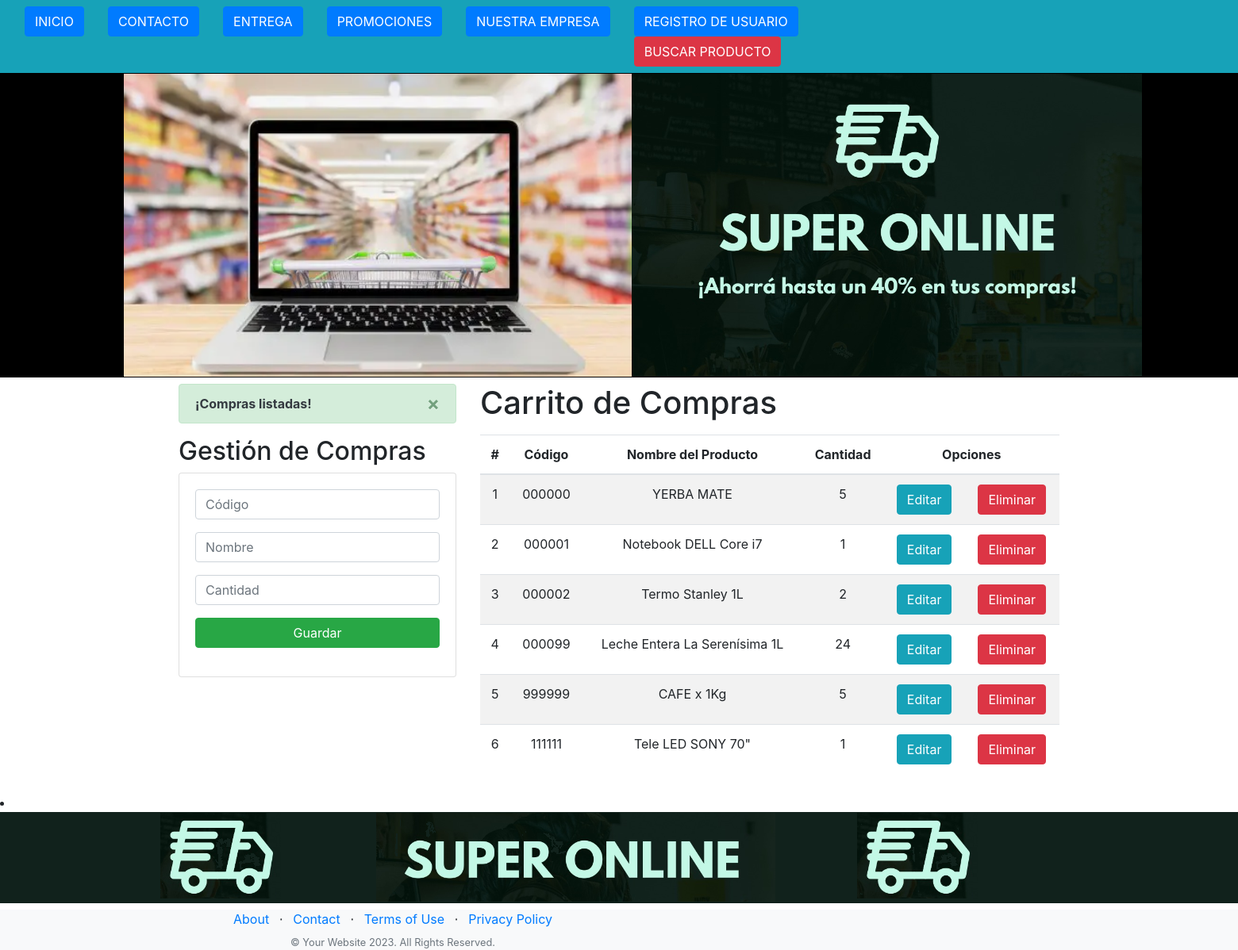
/, run on an earlier commit of the app's database.
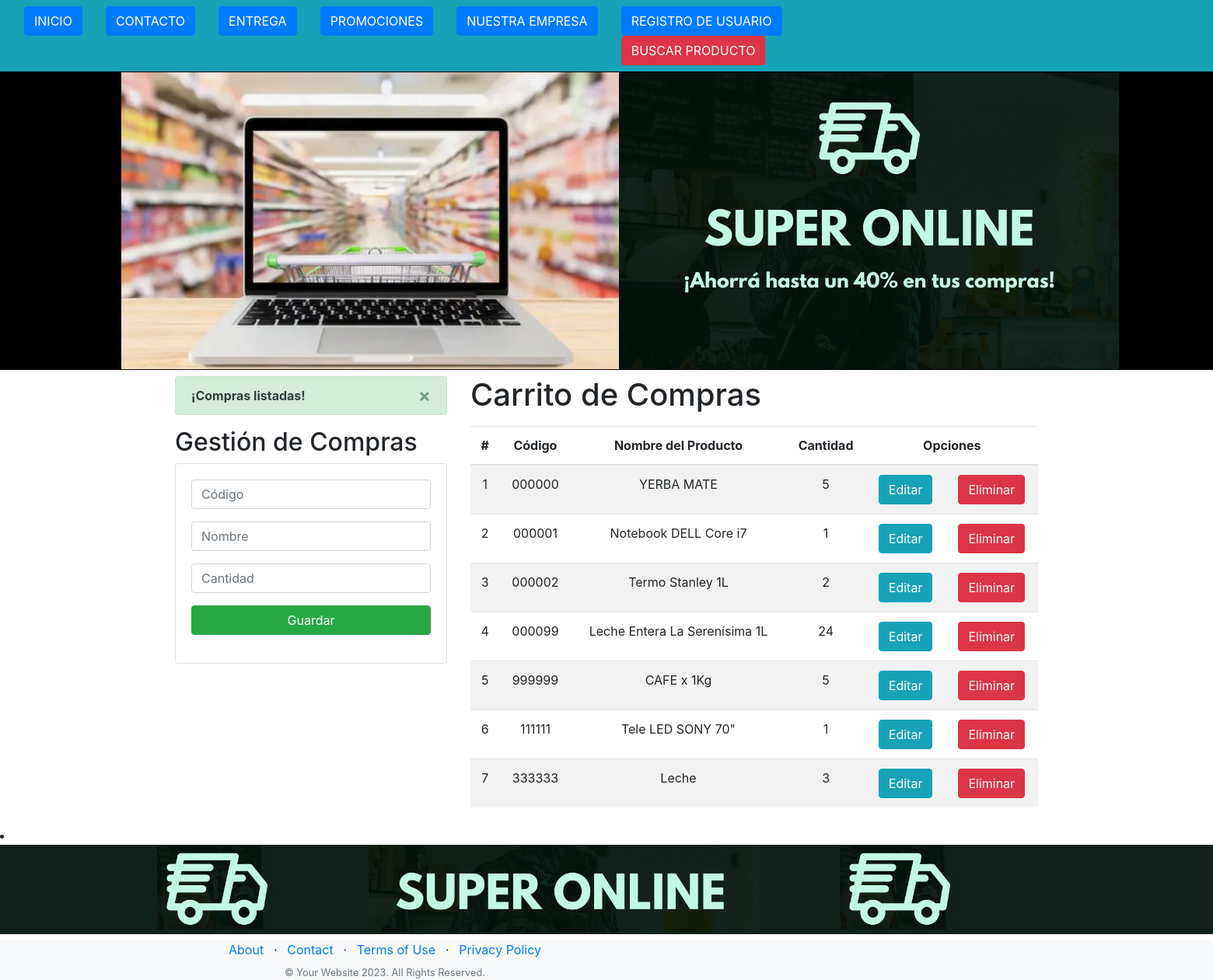
And on a later commit of the database.
### Aplicaciones/models.py (models this page shows, shortened)
class Compra(models.Model):
    codigo = models.CharField(primary_key=True, max_length=6)  #Debo inluir el random para generar el código de manera aleatoria.
    nombre = models.CharField(max_length=50)
    cantidad = models.PositiveSmallIntegerField() #Cantidad de Productos a comprar.

### Aplicaciones/views.py (the view)
# urls.py: path('', views.inicio),
def inicio(request):
    compraListados = Compra.objects.all()
    messages.success(request, '¡Compras listadas!')
    return render(request, "GestionCompras.html", {"compra": compraListados})

### Aplicaciones/templates/GestionCompras.html (shortened to what this page needs)
{% extends "./base.html" %}
{% block body %}
<div class="row">
    <div class="col-sm-12 col-md-6 col-lg-4 col-xl-4">
        {% if messages %}
        {% for message in messages %}
        <div class="alert alert-dismissible alert-success">
            <button type="button" class="close" data-dismiss="alert">&times;</button>
            <strong class="text-dark">{{ message }}</strong>
        </div>
        {% endfor %}
        {% endif %}
        <h2>Gestión de Compras</h2>
        <div class="card">
            <div class="card-body">
                <form action="/registrarCompra/" method="POST">{% csrf_token %}
                    <div class="form-group">
                        <input type="text" id="txtCodigo" name="txtCodigo" class="form-control" placeholder="Código"
                            minlength="6" maxlength="6" required>
                    </div>
                    <div class="form-group">
                        <input type="text" id="txtNombre" name="txtNombre" class="form-control" placeholder="Nombre"
                            maxlength="50" required>
                    </div>
                    <div class="form-group">
                        <input type="text" id="numCantidad" name="numCantidad" class="form-control" placeholder="Cantidad" min="1" max="9"
                            required>
                    </div>
                    <div class="form-group">
                        <button type="submit" class="btn btn-success btn-block text-white">Guardar</button>
                    </div>
                </form>
            </div>
        </div>
    </div>
    <div class="col-sm-12 col-md-6 col-lg-8 col-xl-8">
        <h1>Carrito de Compras</h1>
        <div class="table-responsive py-2">
            <table class="table table-striped">
                <thead>
                    <tr>
                        <th>#</th>
                        <th>Código</th>
                        <th>Nombre del Producto</th>
                        <th>Cantidad</th>
                        <th colspan="2">Opciones</th>
                    </tr>
                </thead>
                <tbody>
                    {% for compra in compra %}
                    <tr>
                        <td>{{forloop.counter}}</td>
                        <td>{{compra.codigo}}</td>
                        <td>{{compra.nombre}}</td>
                        <td>{{compra.cantidad}}</td>
                        <td><a href="edicionCompra/{{compra.codigo}}" class="btn btn-info">Editar</a></td>
                        <td><a href="eliminarCompra/{{compra.codigo}}" class="btn btn-danger btnEliminacion">Eliminar</a></td>
                    </tr>
                    {% endfor %}
                </tbody>
            </table>
        </div>
    </div>
</div>
{% endblock %}

What changed in the data, as far as the page shows it:
added Compra: codigo "333333", nombre "Leche", cantidad "3"
